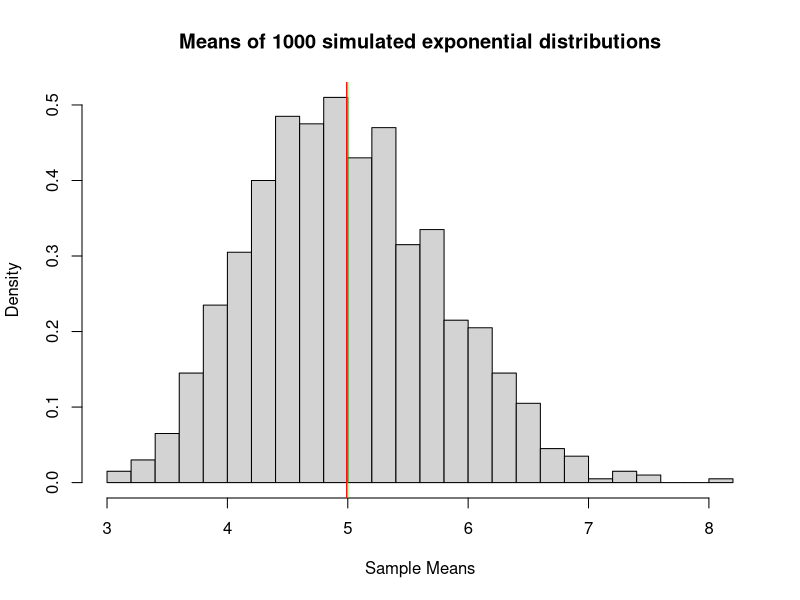
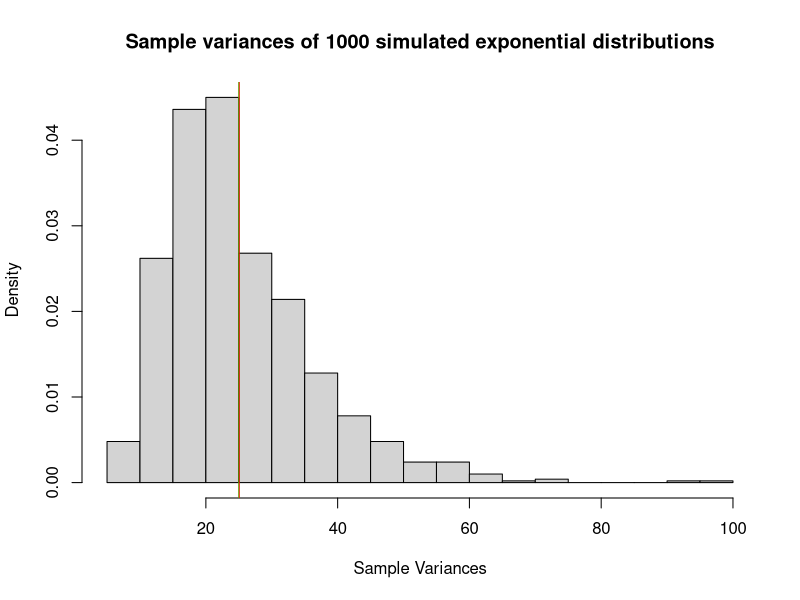
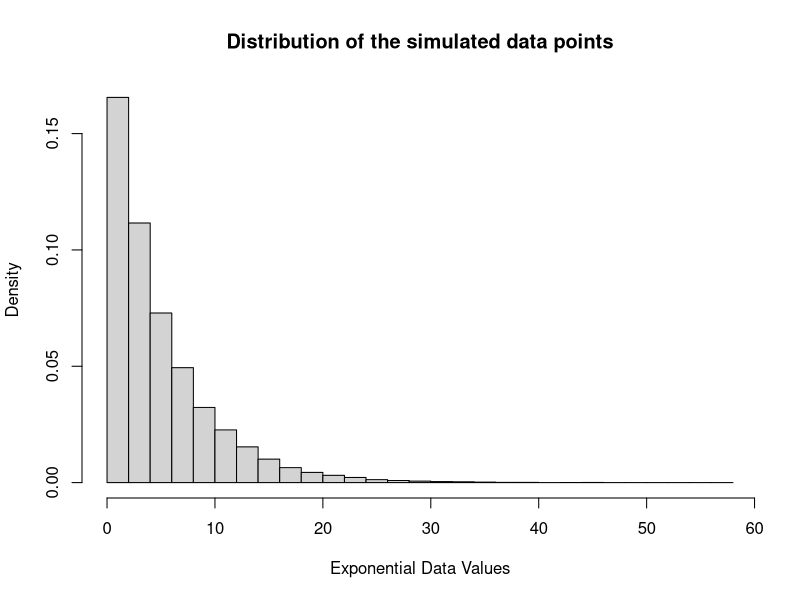
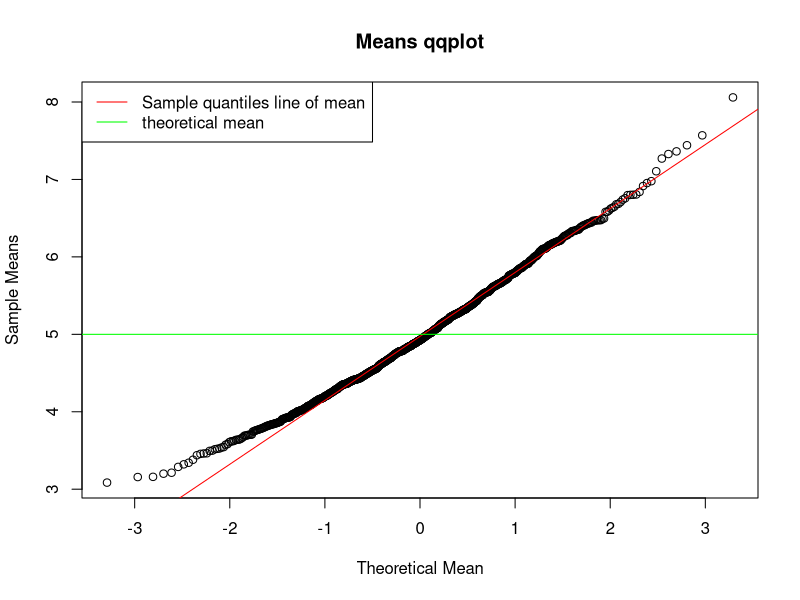
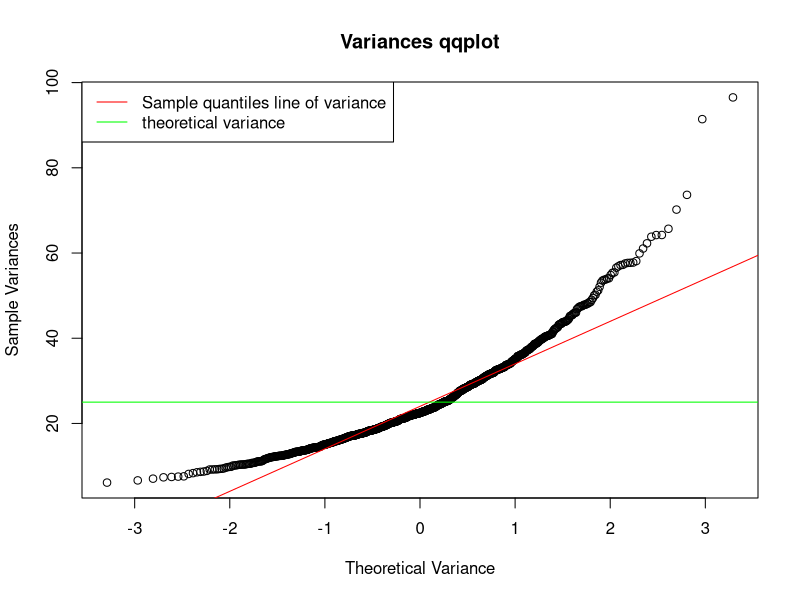

Here is the R script that generated these plots, in order:
## ---- chunk 1
## Set the working directory for the analysis 
setwd("/home/david/Desktop/Coursera_DataScience/Statistical_inference_course_project")
## ---- chunk 2
## Simulate data for an exponential distribution

### Set variables
num_obs <- 40
lambda <- 0.2
num_simulations <- 1000
rseed <- set.seed(1) ## Set the random seed for reproducibility

## Simulate the data from the exponential distribution and arrange as a matrix
exp_sim.matrix <- matrix( rexp(num_obs*num_simulations, rate = lambda), num_simulations)

mns <- apply(exp_sim.matrix, 1, mean) ## Calculate the mean for each sample
vars <- apply(exp_sim.matrix, 1, var) ## Calculate the variance for each sample

## ---- chunk 3
## theoretical mean
tmean <- 1/lambda
tmean
## ---- chunk 4
## Summary stats for the collective means of each simulated distribution
summary(mns)
smean <- mean(mns)
smean
## ---- chunk 5
hist(
    x = mns,
    breaks = 20,
    freq = FALSE,
    main = "Means of 1000 simulated exponential distributions",
    xlab = "Sample Means"
)
abline(v = tmean, col = "green")
abline(v = smean, col =  "red")
## ---- chunk 6
## theoretical variance
tvar <- (1/lambda)^2
tvar
## ---- chunk 7
## Summary stats for the collective means of each simulated distribution
summary(vars)
## sample variance
svar <- mean(vars)
svar
## ---- chunk 8
hist(
    x = vars,
    breaks = 20,
    freq = FALSE,
    main = "Sample variances of 1000 simulated exponential distributions",
    xlab = "Sample Variances"
)
abline(v = tvar, col = "green")
abline(v = svar, col =  "red")
## ---- chunk 9
## If the mean and median are approximately the same, this is an indication of normality
mean(mns); median(mns)

## Plot a histogram of the distribution of the underlying data
hist(
    x = exp_sim.matrix,
    breaks = 30,
    freq = F,
    main = "Distribution of the simulated data points",
    xlab = "Exponential Data Values"    
)

## qqplot of the means distribution
qqnorm(
    mns,  
    main = "Means qqplot",
    xlab = "Theoretical Mean", 
    ylab = "Sample Means"
)
qqline(mns, col = "red")
abline(h = tmean, col = "green")
legend(
    "topleft", 
    lty = 1, 
    col = c("red", "green"), 
    legend = c("Sample quantiles line of mean", "theoretical mean")
)

## qqplot of the variances distribution
qqnorm(
    vars,  
    main = "Variances qqplot",
    xlab = "Theoretical Variance", 
    ylab = "Sample Variances"
)
qqline(vars, col = "red")
abline(h = tvar, col = "green")
legend(
    "topleft", 
    lty = 1, 
    col = c("red", "green"), 
    legend = c("Sample quantiles line of variance", "theoretical variance")
)
